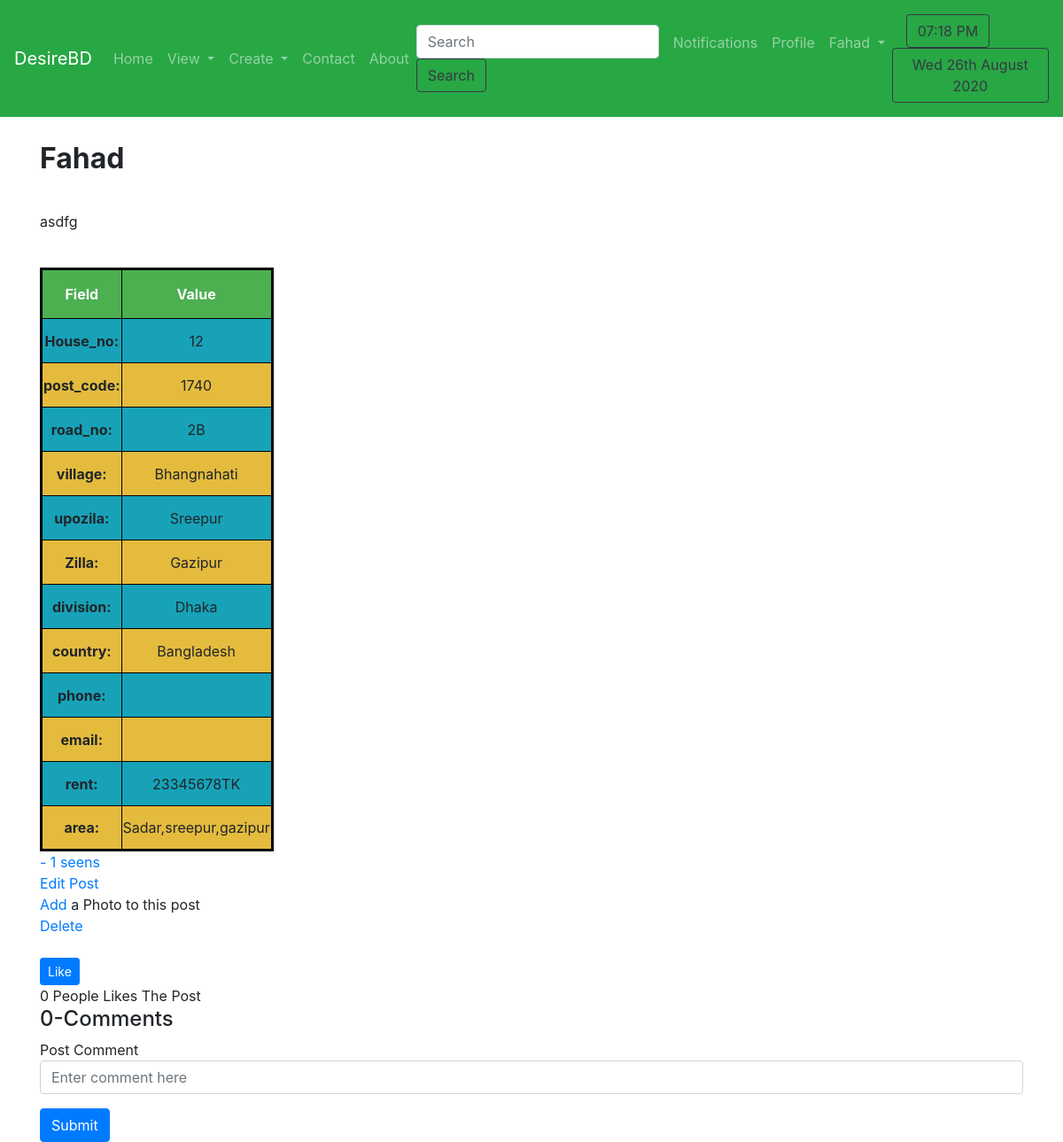
The page /tolet/toletpost/1 (signed in) on the database its author committed.
### tolet/models.py (models this page shows, shortened)
class Post(models.Model):
    CATEGORY=(
        ('a', 'Flat'),
        ('b', 'Room'),
        ('c', 'Any_space'),
        ('d', 'Land'),
        ('e', 'Shop'),
        ('f', 'Hostel_seat'),
        ('g', 'Company'),
        ('h', 'Building'),
        ('i', 'Bill_board'),
        ('j', 'Media_advertisement'),
    )
    user=models.ForeignKey(User, on_delete=models.CASCADE, related_name='feeds')
    house_no=models.CharField(max_length=40, default="")
    post_code=models.CharField(max_length=50, default="")
    road_no=models.CharField(max_length=50, default="")
    village=models.CharField(max_length=50, default="")
    upozila=models.CharField(max_length=50, default="")
    Zilla=models.CharField(max_length=50, default="")
    division=models.CharField(max_length=50, default="")
    country=models.CharField(max_length=50, default="")
    category=models.CharField(max_length=1,choices=CATEGORY, default="")
    rent=models.IntegerField()
    no_of_img=models.IntegerField(default=0)
    area=models.CharField(max_length=50, default="")
    text=models.TextField(blank=False, max_length=500)
    timestamp=models.DateTimeField(default=now)
    views = models.ManyToManyField(User, related_name='tpost_view')
    likes = models.ManyToManyField(User, related_name='tolet_post')
    class Meta:
        ordering = ['timestamp']
    def total_likes(self):
        return self.likes.count()
    def total_views(self):
        return self.views.count()

### tolet/views.py (the view)
# urls.py: path('toletpost/<int:sno>', views.toletpost, name='toletpost'),
def toletpost(request, sno):
    feed= Post.objects.filter(id=sno).first()
    feed.views.add(request.user)
    liked = False
    if feed.likes.filter(id=request.user.id).exists():
        liked = True
    like = feed.total_likes()
    view = feed.total_views()
    try:
        p = feed.files.all()
    except feed.DoesNotExist:
        p = None
    comments=ToletComment.objects.filter(post=feed, parent= None)
    replies=ToletComment.objects.filter(post=feed).exclude(parent=None)
    replyDict={}
    userp=UserProfile.objects.filter(user=request.user)
    for reply in replies:
        if reply.parent.sno not in replyDict.keys():
            replyDict[reply.parent.sno]=[reply]
        else:
            replyDict[reply.parent.sno].append(reply)
    context = {
        'like': like,
        'liked': liked,
        'view': view,
        'post': feed,
        'pic': p,
        'comments': comments,
        'replyDict': replyDict,
        'userp': userp
    }
    return render(request, 'tolet/toletpost.html', context)

### templates/tolet/toletpost.html (shortened to what this page needs)
{% extends 'basic.html' %}
{% load humanize %}
{% load my_filters %}
{% block body %}
<div class="container">
    <div class="row mt-1">
        <div class="col-md-8 blog-main">
            <div class="blog-post">
                <h2><b>{{post.user}}</b> </h2>
                <h5 class="pb-4 mb-2 font-italic ">
                </h5>
                <p>{{post.text|safe}}</p>
                <br>
                <div style="overflow-x:auto;">
                    <table>
                        <tr>
                            <th>Field</th>
                            <th>Value</th>
                        </tr>
                        <tr>
                            <td><b> House_no:</b></td>
                            <td> {{post.house_no|safe}}</td>
                        </tr>
                        <tr>
                            <td><b> post_code:</b></td>
                            <td> {{post.post_code|safe}} </td>
                        </tr>
                        <tr>
                            <td><b>road_no: </b></td>
                            <td> {{post.road_no|safe}}</td>
                        </tr>
                        <tr>
                            <td><b> village: </b></td>
                            <td> {{post.village|safe}} </td>
                        </tr>
                        <tr>
                            <td><b> upozila: </b></td>
                            <td> {{post.upozila|safe}}</td>
                        </tr>
                        <tr>
                            <td><b> Zilla: </b></td>
                            <td> {{post.Zilla|safe}} </td>
                        </tr>
                        <tr>
                            <td><b> division: </b></td>
                            <td> {{post.division|safe}} </td>
                        </tr>
                        <tr>
                            <td><b> country: </b></td>
                            <td> {{post.country|safe}} </td>
                        </tr>
                        <tr>
                            <td><b> phone: </b></td>
                            <td> {{post.phone|safe}} </td>
                        </tr>
                        <tr>
                            <td><b>email:</b></td>
                            <td> {{post.email|safe}} </td>
                        </tr>
                        <tr>
                            <td><b> rent: </b></td>
                            <td> {{post.rent|safe}}TK </td>
                        </tr>
                        <tr>
                            <td><b> area: </b></td>
                            <td> {{post.area|safe}}</td>
                        </tr>
                    </table>
                </div>
                <a href="#"><span>- {{view}} seens</span></a>
                {% if user == post.user %}
                <div>
                    <a href="/tolet/edittolet/{{post.id}}">Edit Post</a>
                    <br>
                    <a href="/tolet/addphoto/{{post.id}}"> Add</a> a Photo to this post
                    <div id="btnOne"><a href="#" onClick="javascript:addBtn();">Delete</a> </div>
                </div>
                {% endif %}
                <br>
                <form action="/tolet/likepost/{{post.id}}/" method="post">
                {% if liked %}
                     <button type="submit" name="like_post" value="{{post.id}}" class="btn  btn-primary btn-sm">UnLike</button>
                {% else %}
                    <button type="submit" name="like_post" value="{{post.id}}" class="btn  btn-primary btn-sm">Like</button>
                {% endif %}
                </form>
                {{like}} People Likes The Post
            </div>
        </div>
    </div>
</div>
<div class="container">
    {% if user.is_authenticated %}
    <h4>{{comments.count}}-Comments</h4>
    <form action="/tolet/toletcomment/" method="post">{% csrf_token %}
        <div class="form-group">
            <lebel for="exampleInputEmail"> Post Comment</lebel>
            <input type="text " class="form-control" name="comment" placeholder="Enter comment here">
        </div>
        <button type="submit" class="btn btn-primary" value="submit">Submit</button>
    </form>
    {% else %}
    <p>
    <h3><b>Please login to add comments to this blogpost. </b></h3>
    </p>
    {% endif %}
</div>
{% endblock %}

### templates/basic.html (shortened to what this page needs)
<!doctype html>
<html lang="en">
<head>
  <link rel="stylesheet" href="https://stackpath.bootstrapcdn.com/bootstrap/4.2.1/css/bootstrap.min.css"
>
{% load notifications_tags %}
{% load static %}
</head>
<body>
  <nav class="navbar navbar-expand-lg navbar-dark bg-success">
    <a class="navbar-brand" href="/profile/">DesireBD</a>
    <div class="collapse navbar-collapse" id="navbarSupportedContent">
      <ul class="navbar-nav mr-auto">
      <li class="nav-item {% block blogactive %}
      {% endblock blogactive %} ">
          <a class="nav-link" href="/profile/">Home</a>
        </li>
         <li class="nav-item dropdown">
        <a class="nav-link dropdown-toggle" href="#" id="navbarDropdown" role="button" data-toggle="dropdown" aria-haspopup="true" aria-expanded="false">
          View
        </a>
      </li>
      <li class="nav-item dropdown">
        <a class="nav-link dropdown-toggle" href="#" id="navbarDropdown" role="button" data-toggle="dropdown" aria-haspopup="true" aria-expanded="false">
          Create
        </a>
      </li>
        <li class="nav-item  {% block contactactive %}
      {% endblock contactactive %}">
          <a class="nav-link" href="/profile/contact/">Contact</a>
        </li>
        <li class="nav-item  {% block aboutactive %}
      {% endblock aboutactive %}">
          <a class="nav-link" href="/profile/about_us/">About</a>
        </li>
      </ul>
      <ul class="navbar-nav ml-auto">
        <form method="post" action="/posts/search/" class="form-inline my-2 my-lg-0">
          <input class="form-control mr-sm-2 " type="search" placeholder="Search" aria-label="Search" name="search"
            id="search">
          <button class="btn btn-outline-dark my-2 my-sm-0" type="submit">Search</button>
        </form>
        {% if user.is_authenticated %}
        <li class="nav-item {% block notifications %}
      {% endblock notifications %} ">
          <a class="nav-link" href="/profile/notification/">
            Notifications
          </a>
        </li>
        <li class="nav-item {% block userprofile %}
      {% endblock userprofile %} ">
          <a class="nav-link" href="/profile/userprofile/">Profile</a>
        </li>
        <li class="nav-item dropdown">
          <a class="nav-link dropdown-toggle" href="#" id="navbarDropdown" role="button" data-toggle="dropdown"
            aria-haspopup="true" aria-expanded="false">
            {{request.user}}
          </a>
        </li>
      </ul>
      {% endif %}
    </div>
  <div class="nav-item my-2">
        <div class="btn btn-outline-dark my-2 my-sm-0 mx-3"> {% now "h:i A" as current_time %}
          {{ current_time|center:"150"  }}
        </div>
        <div class="btn btn-outline-dark my-2 my-sm-0 ml-auto"> {% now "D jS F Y" %}
        </div>
  </div>
  </nav>
  <br>
  {% block body %} {% endblock %}
</body>
</html>

### rows shown on the page
Post: user "Fahad", text "asdfg", house_no "12", post_code "1740", road_no "2B", village "Bhangnahati", upozila "Sreepur", Zilla "Gazipur", division "Dhaka", country "Bangladesh", rent "23345678", area "Sadar,sreepur,gazipur"

### other values the page prints
{{ request.user }} "Fahad"
{{ current_time|center:"150" }} "07:18 PM"
{{ view }} "1"
{{ like }} "0"
{{ comments.count }} "0"
